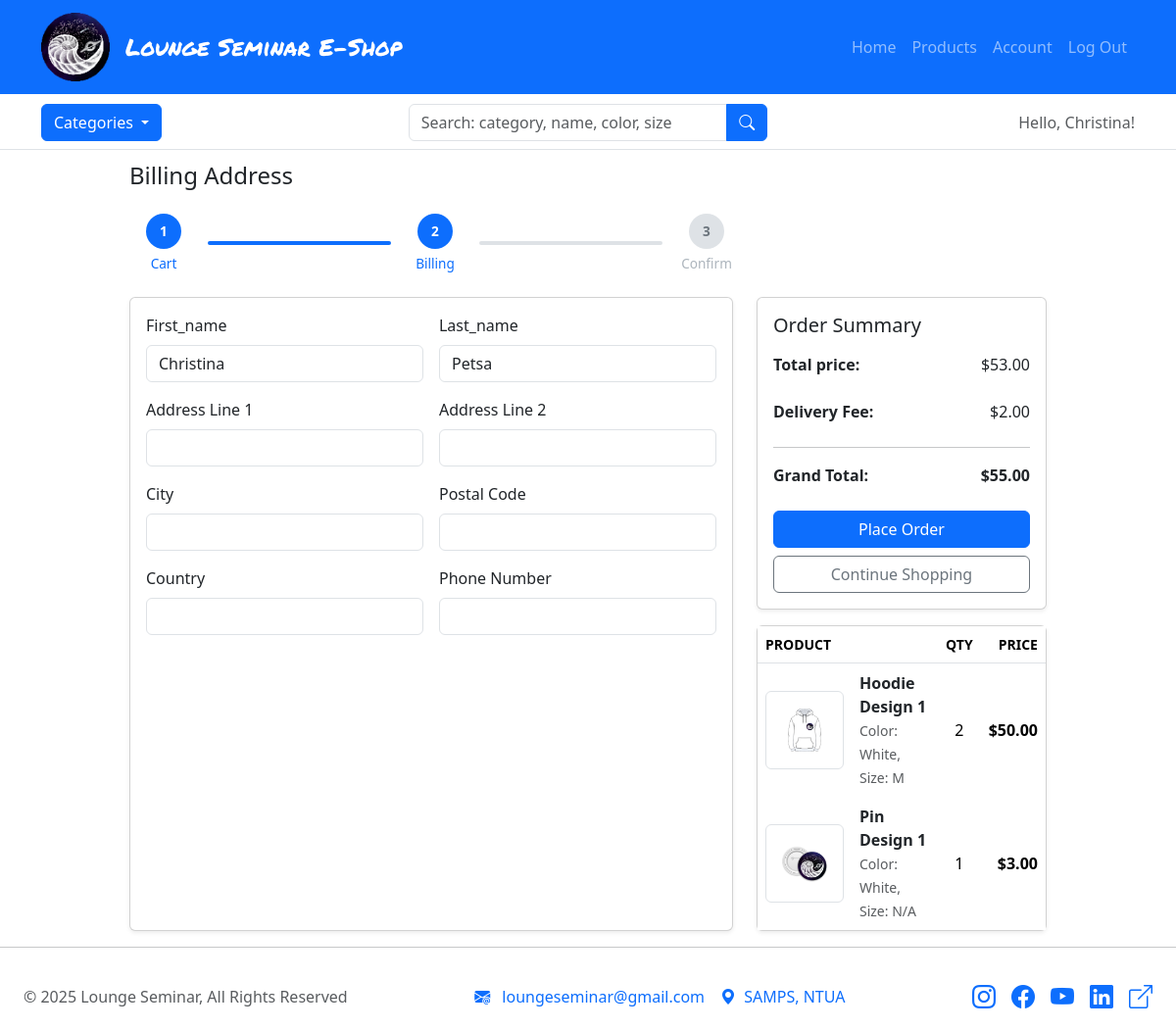
The app's page /cart/checkout/ (signed in) with its own data.
### carts/models.py (models this page shows, shortened)
class CartItem(models.Model):
    user = models.ForeignKey('auth.User', on_delete=models.CASCADE, null=True)
    product = models.ForeignKey(ProductSizeVariant, on_delete=models.CASCADE, null=True)
    cart = models.ForeignKey(Cart, on_delete=models.CASCADE, null=True)
    quantity = models.PositiveIntegerField(default=1)
    is_active = models.BooleanField(default=True)
    def sub_total(self):
        return self.product.color_variant.product.price * self.quantity

### products/models.py (models this page shows, shortened)
class ProductSizeVariant(models.Model):
    color_variant = models.ForeignKey(
        ProductColorVariant,
        on_delete=models.CASCADE,
        related_name="sizes"
    )
    size = models.ForeignKey(Size, on_delete=models.CASCADE)
    inventory = models.PositiveIntegerField(default=0)
    class Meta:
        unique_together = ('color_variant', 'size')

class ProductColorVariant(models.Model):
    product = models.ForeignKey(Product, on_delete=models.CASCADE, related_name="colors")
    color = models.ForeignKey(Color, on_delete=models.CASCADE)
    front_image = models.ImageField(upload_to='products/', blank=True, null=True, validators=[validate_image])
    back_image = models.ImageField(upload_to='products/', blank=True, null=True, validators=[validate_image])
    class Meta:
        unique_together = ('product', 'color')

class Product(models.Model):
    product_name = models.CharField(max_length=50)
    slug = models.SlugField(max_length=200, unique=True, blank=True)
    category = models.ForeignKey(Category, on_delete=models.CASCADE)
    sub_category = models.ForeignKey(
        Category,
        on_delete=models.SET_NULL,
        related_name='subcategory',
        null=True,
        blank=True
    )
    price = models.DecimalField(max_digits=8, decimal_places=2, null=True)
    description = models.TextField(max_length=500, blank=True)
    def get_url(self):
        return reverse('products:product_detail', args=[self.category.slug, self.slug])

class Color(models.Model):
    color = models.CharField(max_length=30)
    def __str__(self):
        return self.color

class Size(models.Model):
    size = models.CharField(max_length=4)
    def __str__(self):
        return self.size

### carts/views.py (the view)
# urls.py: path('checkout/', views.checkout, name='checkout'),
@login_required(login_url='loginreg:loginreg')
def checkout(request, total=0, quantity=0):
    user = request.user
    billing = [
        ("first_name", user.first_name),
        ("last_name", user.last_name),
        ("Address Line 1", ""),
        ("Address Line 2", ""),
        ("City", ""),
        ("Postal Code", ""),
        ("Country", ""),
        ("Phone Number", ""),
    ]
    grand_total = 0
    delivery_tax = 2
    try:
        cart = cart = get_cart(request)
        cart_items = CartItem.objects.filter(cart=cart, is_active=True)
        for cart_item in cart_items:
            total += (cart_item.product.color_variant.product.price * cart_item.quantity)
            quantity += cart_item.quantity
        grand_total = total + delivery_tax
    except Cart.DoesNotExist:
        cart_items = []
        total = 0
        quantity = 0
        pass
    context = {
        'total': total,
        'delivery_tax': delivery_tax,
        'grand_total': grand_total,
        'quantity': quantity,
        'cart_items': cart_items,
        'billing': billing,
        'show_secondary_header': True,
    }
    return render(request, 'carts/checkout.html', context)

### carts/views.py (called while the page is built)
def get_cart(request):
    if request.user.is_authenticated:
        cart, created = Cart.objects.get_or_create(user=request.user)
    else:
        session_key = request.session.session_key
        if not session_key:
            request.session.create()
            session_key = request.session.session_key
        cart, created = Cart.objects.get_or_create(session_key=session_key)
    return cart

### categories/context_processors.py (called while the page is built)
def menu_links(request):
    links = Category.objects.filter(parent__isnull=True)
    return dict(links=links)

### categories/models.py (called while the page is built)
    def get_url(self):
        return reverse('products:products_by_category', args=[self.slug])

### carts/templates/carts/checkout.html (shortened to what this page needs)
{% extends 'layout.html' %}
{% load static %}
{% block body %}
    <div id="checkout-page">
        <div class="container">
            <h4 class="card-title mb-4">Billing Address</h4>
            <div class="col-lg-8">
                {% include "carts/checkout_progress.html" with step=2 %}
            </div>
            <div class="row g-4">
                <aside class="col-lg-8">
                    <div class="card h-100 shadow-sm">
                        <div class="card-body">
                            <form method="POST" action="">
                                <div class="row g-3">
                                    {% for name, value in billing %}
                                        <div class="col-md-6">
                                            <label for="{{ name }}" class="form-label">
                                                {{ name|capfirst }}
                                            </label>
                                            <input type="text" class="form-control" id="{{ name }}" name="{{ name }}" value="{{ value }}" required>
                                        </div>
                                    {% endfor %}
                                </div>
                        </div>
                    </div>
                </aside>
                <aside class="col-lg-4">
                    <div class="card shadow-sm">
                        <div class="card-body">
                            <h5 class="mb-3">Order Summary</h5>
                            <dl class="d-flex justify-content-between">
                                <dt>Total price:</dt>
                                <dd>${{ total }}</dd>
                            </dl>
                            <dl class="d-flex justify-content-between">
                                <dt>Delivery Fee:</dt>
                                <dd>${{ delivery_tax }}.00</dd>
                            </dl>
                            <hr>
                            <dl class="d-flex justify-content-between fw-bold">
                                <dt>Grand Total:</dt>
                                <dd>${{ grand_total }}</dd>
                            </dl>
                            <div class="d-flex flex-column gap-2 mt-3">
                                <button type="submit" name="submit" class="btn btn-block btn-primary w-100">Place Order</button>
                                <a href="{% url 'products:products' %}" class="btn btn-outline-secondary w-100">
                                    Continue Shopping
                                </a>
                            </div>
                        </div>
                    </div>
                    <div class="card shadow-sm mt-3">
                        <div class="card-body p-0">
                            <div class="table-responsive">
                                <table class="table table-borderless align-middle mb-0">
                                    <thead class="border-bottom text-muted small text-uppercase">
                                        <tr>
                                            <th>Product</th>
                                            <th class="text-center">Qty</th>
                                            <th class="text-end">Price</th>
                                        </tr>
                                    </thead>
                                    <tbody>
                                        {% for cart_item in cart_items %}
                                            <tr>
                                                <td>
                                                    <div class="d-flex align-items-center gap-3">
                                                        <img src="{{ cart_item.product.color_variant.front_image.url }}"
                                                            class="img-thumbnail" width="80" alt="{{ cart_item.product.color_variant.product.product_name }}">
                                                        <div>
                                                            <a href="{{ cart_item.product.color_variant.product.get_url }}" class="fw-semibold text-dark d-block">
                                                                {{ cart_item.product.color_variant.product.product_name }}
                                                            </a>
                                                            <small class="text-muted">
                                                                Color: {{ cart_item.product.color_variant.color }},
                                                                Size: {{ cart_item.product.size }}
                                                            </small>
                                                        </div>
                                                    </div>
                                                </td>
                                                <td class="text-center">
                                                    {{ cart_item.quantity }}
                                                </td>
                                                <td class="text-end fw-semibold">
                                                    ${{ cart_item.sub_total }}
                                                </td>
                                            </tr>
                                        {% endfor %}
                                    </tbody>
                                </table>
                            </div>
                        </div>
                    </div>
                </aside>
            </div>
        </div>
    </div>
{% endblock %}

### templates/important/header.html (shortened to what this page needs)
{% load static %}
<header>
    <nav class="navbar navbar-expand-xl bg-primary navbar-dark">
        <div class="container">
            <a href="{% url 'home:home' %}" class="navbar-brand">
                <div class="d-flex align-items-center gap-3">
                    <img src="{% static 'images/logolounge-circle.png' %}" id="logo-image">
                    <p id="logo">Lounge Seminar E-Shop</p>
                </div>
            </a>
            <div class="collapse navbar-collapse" id="navbarText">
                <div class="navbar-nav ms-auto">
                    <a href="{% url 'home:home' %}" class="nav-item nav-link">Home</a>
                    <a href="{% url 'products:products' %}" class="nav-item nav-link">Products</a>
                    {% if user.is_authenticated %}
                        <a href="{% url 'loginreg:account' %}" class="nav-item nav-link">Account</a>
                        <form method="post" action="{% url 'loginreg:logout' %}" class="nav-item nav-link">
                            <button type="submit" class="nav-item nav-link btn btn-link p-0 m-0">
                                Log Out
                            </button>
                        </form>
                    {% else %}
                        <a href="{% url 'loginreg:loginreg' %}" class="nav-item nav-link">Sign In | Register</a>
                    {% endif %}
                </div>
            </div>
        </div>
    </nav>
    {% if show_secondary_header %}
        <section class="nav-section pb-2 border-bottom bg-white">
            <div class="container">
                <div class="row align-items-center justify-content-between g-2 text-center text-md-start">
                    <div class="col-12 col-md-4 mb-2 mb-md-0 d-flex justify-content-center justify-content-md-start">
                        <div class="category-wrap dropdown">
                            <button type="button" class="btn btn-primary dropdown-toggle" data-bs-toggle="dropdown">
                                Categories
                            </button>
                        </div>
                    </div>
                    <div class="col-12 col-md-4 mb-2 mb-md-0 d-flex justify-content-center">
                        <form action="{% url 'products:search' %}" class="w-100" method="GET">
                            <div class="input-group w-100">
                                <input type="text" class="form-control" placeholder="Search: category, name, color, size" name="keyword">
                                <button class="btn btn-primary" type="submit">
                                    <i class="bi bi-search"></i>
                                </button>
                            </div>
                        </form>
                    </div>
                    <div class="col-12 col-md-4 d-flex flex-column flex-sm-row align-items-center justify-content-center justify-content-md-end gap-2 gap-sm-3">
                        {% if user.is_authenticated %}
                            <span class="text-muted fw-medium mt-1 mt-sm-0 ms-sm-3">
                                Hello, {% if user.first_name %}{{ user.first_name }}{% else %}{{ user.username }}{% endif %}!
                            </span>
                        {% endif %}
                    </div>
                </div>
            </div>
        </section>
    {% endif %}
</header>

### static/css/styles.css (style rules this page uses)
:root { font-size: clamp(16px, 1vh, 30px); --navbar-height: 65px; --subheader-height: 70px; }
html, body { height: 100%; display: flex; flex-direction: column; }
a { text-decoration: none !important; }
header { position: fixed; top: 0; left: 0; width: 100%; z-index: 1000; }
#logo { font-family: 'Logo-Font', Arial, Helvetica, sans-serif; font-size: clamp(20px, 3vh, 25px); margin-top: 15px; }
#logo-image { width: clamp(50px, 9vh, 70px); height: auto; }
.nav-section { margin-top: 10px; }
#store-page, #prod-det-page, #account-page, #cart-page, #checkout-page { flex: 1 0 auto; padding-top: calc(var(--navbar-height) + var(--subheader-height) + 30px); padding-left: 10%; padding-right: 10%; }

### records on screen
CartItem: product.color_variant.front_image (picture), product.color_variant.product.product_name "Hoodie Design 1", product.color_variant.color "White", product.size "M", quantity "2", sub_total "50.00"
CartItem: product.color_variant.front_image (picture), product.color_variant.product.product_name "Pin Design 1", product.color_variant.color "White", product.size "N/A", quantity "1", sub_total "3.00"

### other values on screen
{{ user.first_name }} "Christina"
{{ name|capfirst }} "First_name" "Last_name" "Address Line 1" "Address Line 2" "City" "Postal Code" "Country" "Phone Number"
{{ total }} "53.00"
{{ delivery_tax }} "2"
{{ grand_total }} "55.00"
